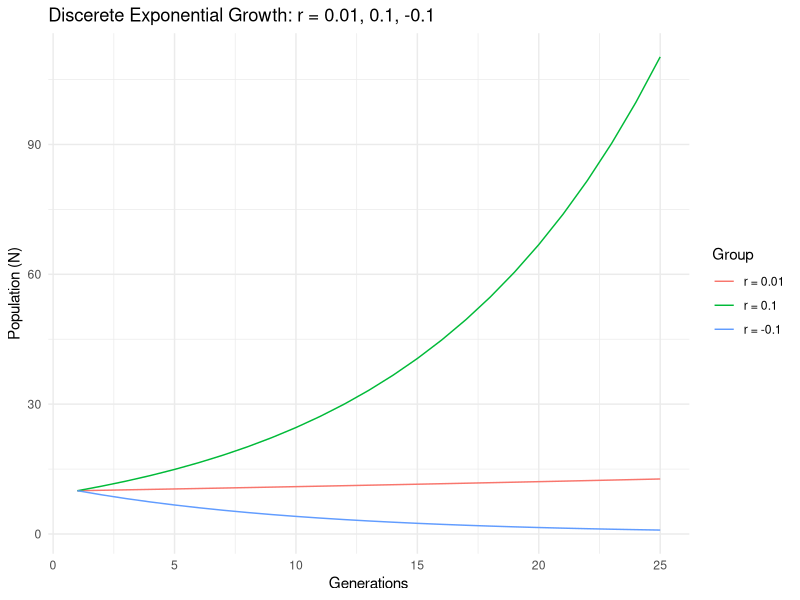
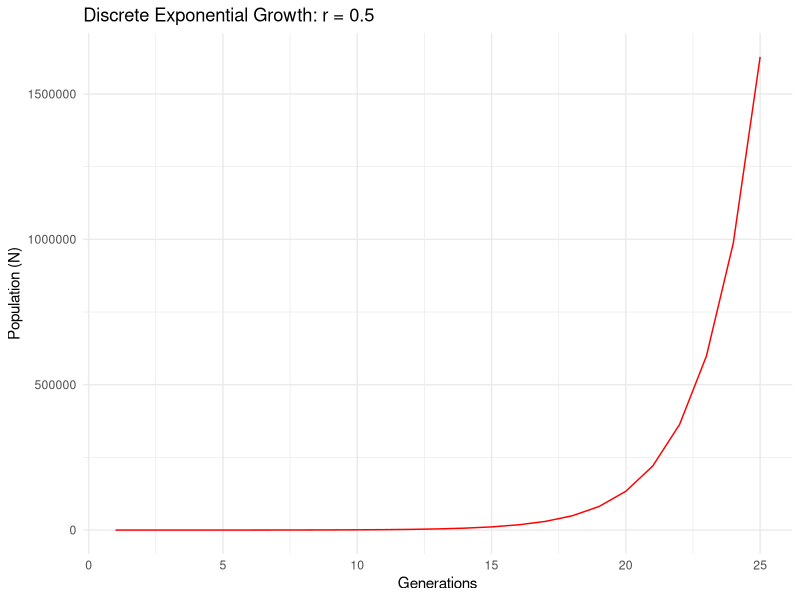
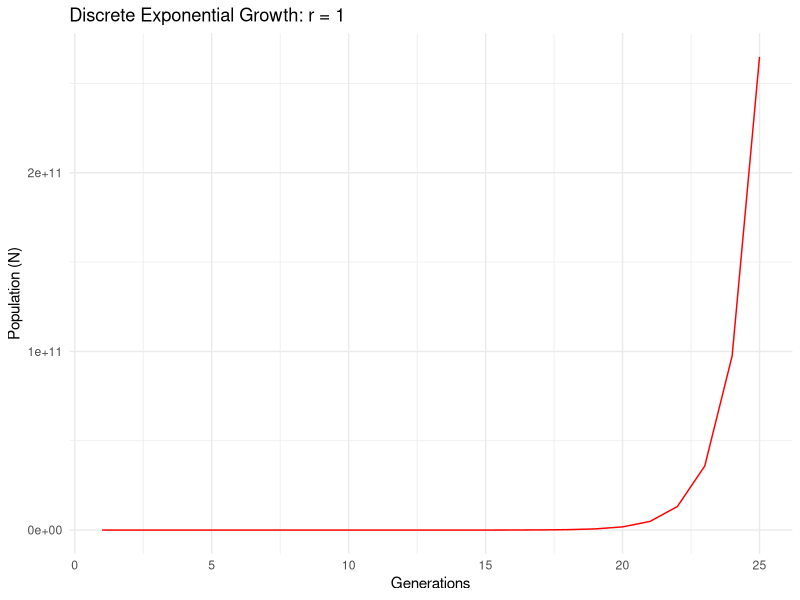
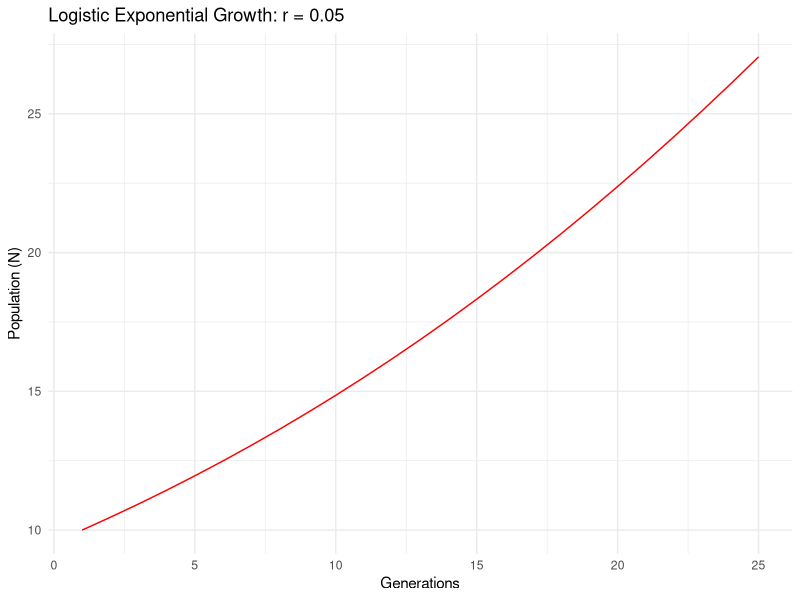
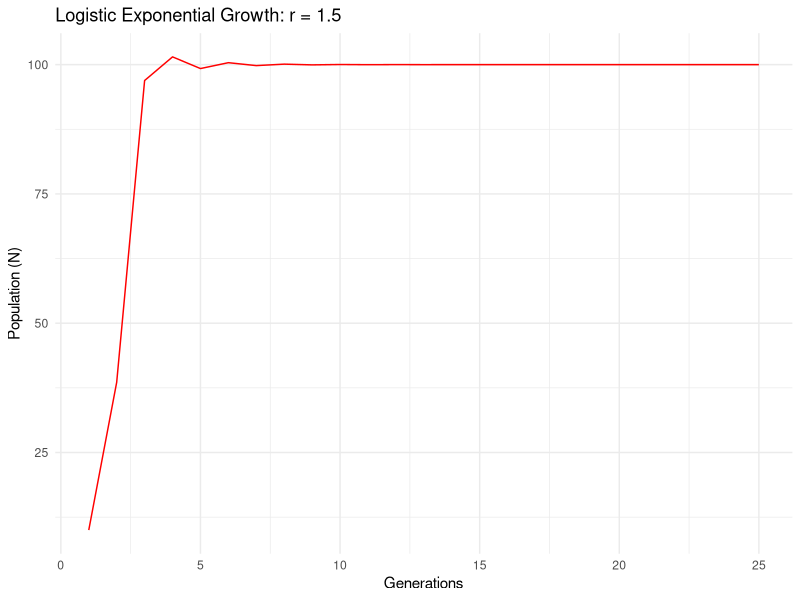
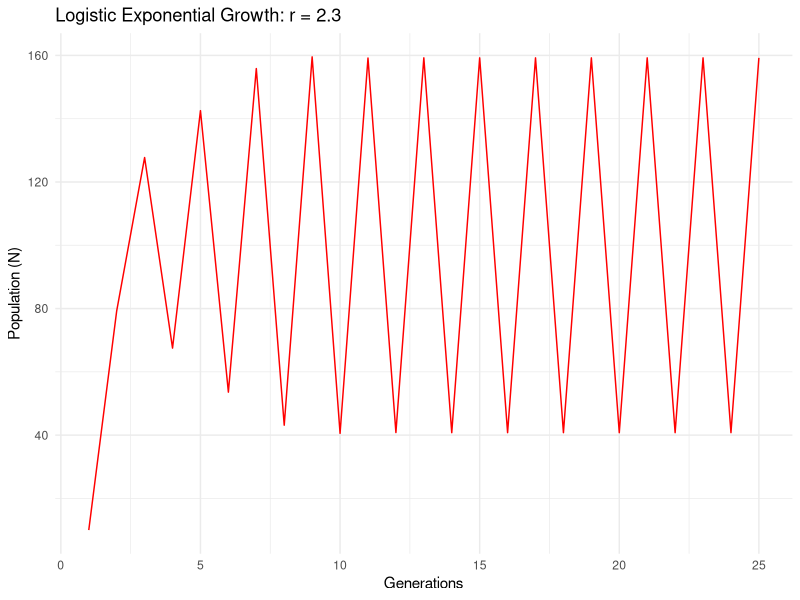
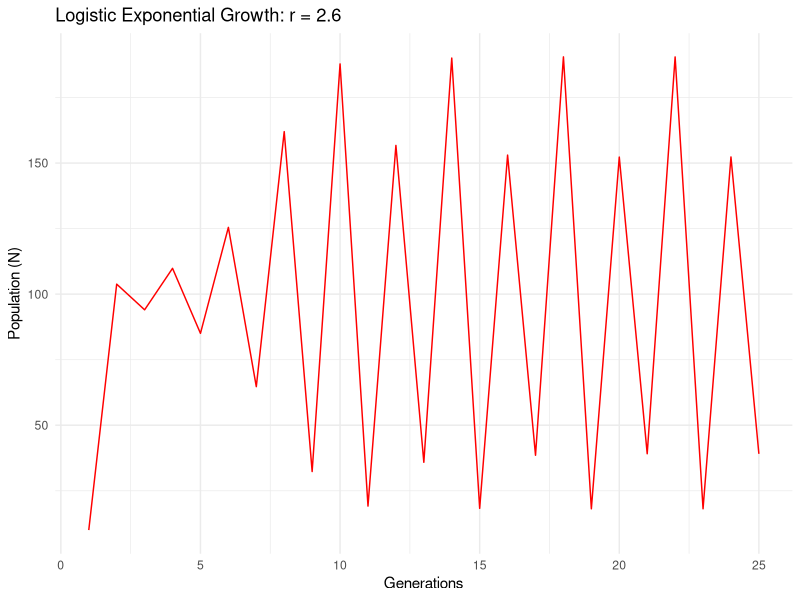
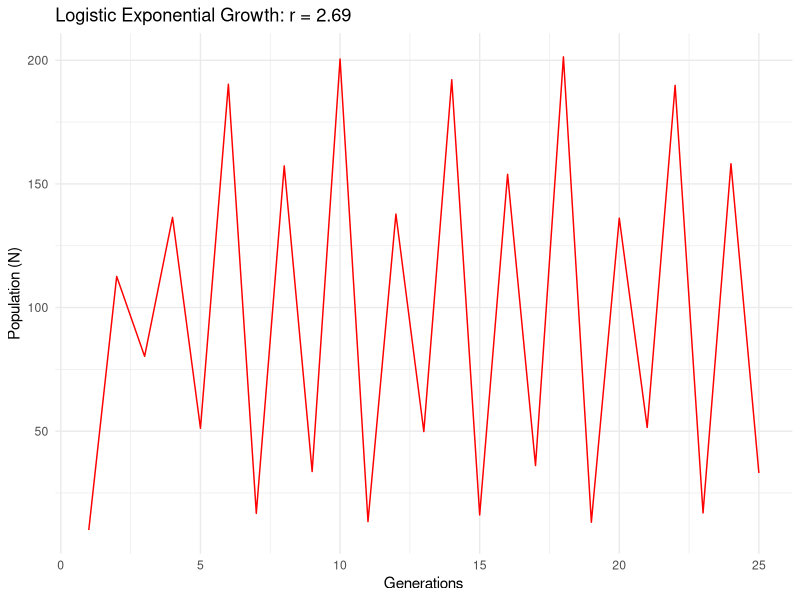

The R source for these figures, in order:
## ---- chunk 1
knitr::opts_chunk$set(echo = F)
library(ggplot2)
library(tidyverse)
library(reshape)


###Discrete exponential growth function
discrete.exp <- function(N0, r, timestep){
  
  p <- numeric(length = timestep)
  p[1] <- N0
  
  for(i in 2:timestep){
    Nt <- p[i - 1]
    p[i] <- Nt * exp(r)
    
  }
  
  p <- as.data.frame(p) %>%
    add_column(., Generations=1:timestep) %>%
    setNames(., c("N", "Generations"))
  
return(p)
  
}

###Logistic exponential growth function
logistic.exp <- function(N0, r, timestep, K){

  p <- numeric(length = timestep)
  p[1] <- N0
  
  for(i in 2:timestep){
    Nt <- p[i - 1]
    p[i] <- Nt * exp(r * ((K-Nt)/K))
    
  }
  
  p <- as.data.frame(p) %>%
    add_column(., Generations=1:timestep) %>%
    setNames(., c("N", "Generations"))
  
  return(p)
  
}


##Modified logistic exponential growth
mod.logistic.exp <- function(N0, r, timestep, K, alph){
  
  ##create a blank matrix for data population 
  p <- numeric(length = timestep)
  p[1] <- N0
  
  for(i in 2:timestep){
    Nt <- p[i - 1]
    p[i] <- Nt * exp(r * (1 - (Nt/K)^alph))
    
  }
  
  p <- as.data.frame(p) %>%
    add_column(., Generations=1:timestep) %>%
    setNames(., c("N", "Generations"))
  
  return(p)
  
}


##Plotting function to see data 
plot.growth <- function(mydata, mytitle){
  
  p <- ggplot(mydata, aes(x=Generations, y=N)) + 
    geom_line(color="red") +
    xlab('Generations') +
    ylab('Population (N)') +
    theme_minimal() +
    ggtitle(label = mytitle)
  
  print(p)
  
}

plot.growth2 <- function(mydata, mytitle){
  
  p <- ggplot2::ggplot(mydata, aes(x=Generations, y=value, col=Group)) + 
    geom_line() +
    xlab('Generations') +
    ylab('Population (N)') +
    theme_minimal() +
    ggtitle(label = mytitle)
  
  print(p)
  
}
## ---- chunk 2
dis.exp.growth <- discrete.exp(N0 = 10, r = 0.01, timestep = 25) %>%
  setNames(., c("r = 0.01", "Generations"))
dis.exp.growth1 <- discrete.exp(N0 = 10, r = 0.1, timestep = 25) %>%
  setNames(., c("r = 0.1", "Generations"))
dis.exp.growth2 <- discrete.exp(N0 = 10, r = -0.1, timestep = 25) %>%
  setNames(., c("r = -0.1", "Generations"))

df <- full_join(dis.exp.growth, dis.exp.growth1, by="Generations") %>%
  full_join(dis.exp.growth2, by="Generations") %>%
  melt(., id.vars="Generations") %>%
  setNames(., c("Generations", "Group", "value"))

plot.growth2(mydata = df, mytitle = "Discerete Exponential Growth: r = 0.01, 0.1, -0.1")

dis.exp.growth3 <- discrete.exp(N0 = 10, r = 0.5, timestep = 25)
dis.exp.growth4 <- discrete.exp(N0 = 10, r = 1, timestep = 25)


plot.growth(mydata = dis.exp.growth3, mytitle = "Discrete Exponential Growth: r = 0.5")
plot.growth(mydata = dis.exp.growth4, mytitle = "Discrete Exponential Growth: r = 1")
## ---- chunk 3
log.growth <- logistic.exp(N0=10, r=0.05, timestep = 25, K=100)
plot.growth(mydata = log.growth, mytitle = "Logistic Exponential Growth: r = 0.05")

log.growth2 <- logistic.exp(N0=10, r=1.5, timestep = 25, K=100)
plot.growth(mydata = log.growth2, mytitle = "Logistic Exponential Growth: r = 1.5")

log.growth3 <- logistic.exp(N0=10, r=2.3, timestep = 25, K=100)
plot.growth(mydata = log.growth3, mytitle = "Logistic Exponential Growth: r = 2.3")

## ---- chunk 4
log.growth4 <- logistic.exp(N0=10, r=2.6, timestep = 25, K=100)
plot.growth(mydata = log.growth4, mytitle = "Logistic Exponential Growth: r = 2.6")

log.growth5 <- logistic.exp(N0=10, r=2.69, timestep = 25, K=100)
plot.growth(mydata = log.growth5, mytitle = "Logistic Exponential Growth: r = 2.69")

log.growth6 <- logistic.exp(N0=10, r=3, timestep = 25, K=100)
plot.growth(mydata = log.growth6, mytitle = "Logistic Exponential Growth: Chaos")
## ---- chunk 5

mod.growth <- mod.logistic.exp(N0 = 10, r = 0.5, timestep = 25, K = 100, alph = 0.5)
plot.growth(mydata = mod.growth, mytitle = "Modified Logistic Exponential Growth: r = 0.5, alpha = 0.5")

mod.growth <- mod.logistic.exp(N0 = 10, r = 1.5, timestep = 25, K = 100, alph = 0.5)
plot.growth(mydata = mod.growth, mytitle = "Modified Logistic Exponential Growth: r = 1.5, alpha = 0.5")

mod.growth <- mod.logistic.exp(N0 = 10, r = 2.3, timestep = 25, K = 100, alph = 0.5)
plot.growth(mydata = mod.growth, mytitle = "Modified Logistic Exponential Growth: r = 2.3, alpha = 0.5")

## ---- chunk 6
mod.growth <- mod.logistic.exp(N0 = 10, r = 0.5, timestep = 25, K = 100, alph = 1.5)
plot.growth(mydata = mod.growth, mytitle = "Modified Logistic Exponential Growth: r = 0.5, alpha = 1.5")

mod.growth <- mod.logistic.exp(N0 = 10, r = 1.5, timestep = 25, K = 100, alph = 1.5)
plot.growth(mydata = mod.growth, mytitle = "Modified Logistic Exponential Growth: r = 1.5, alpha = 1.5")

mod.growth <- mod.logistic.exp(N0 = 10, r = 2.3, timestep = 25, K = 100, alph = 1.5)
plot.growth(mydata = mod.growth, mytitle = "Modified Logistic Exponential Growth, r = 2.3, alpha = 1.5")
